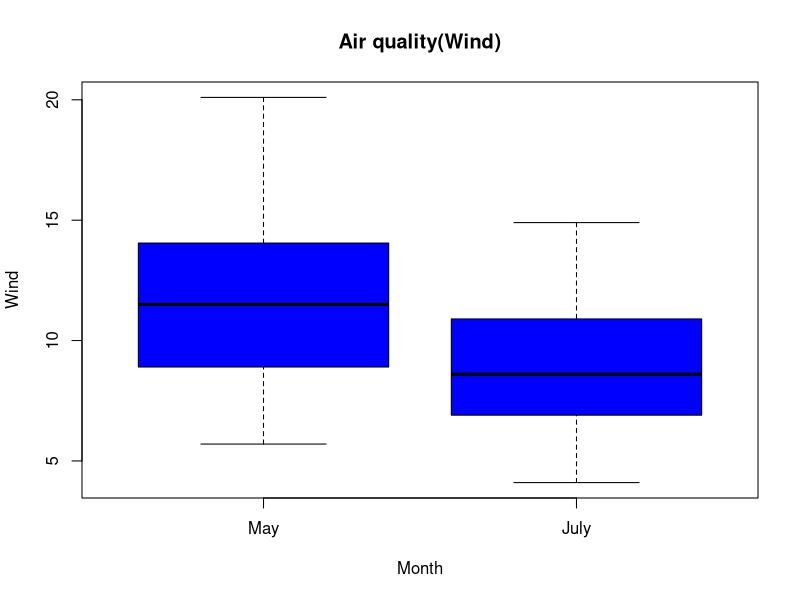
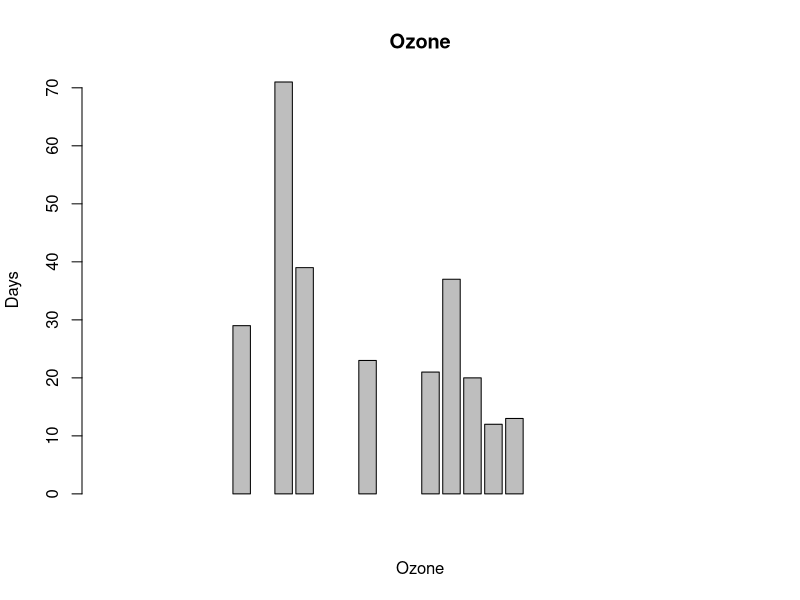
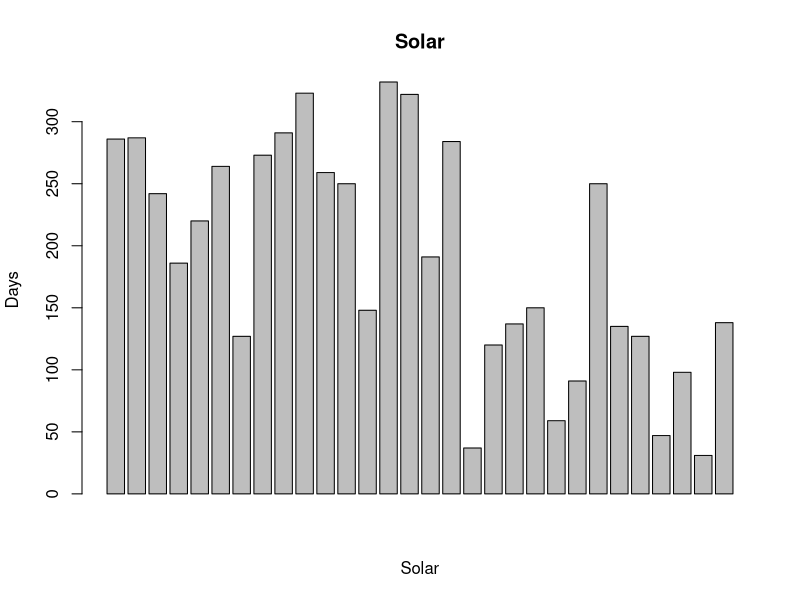
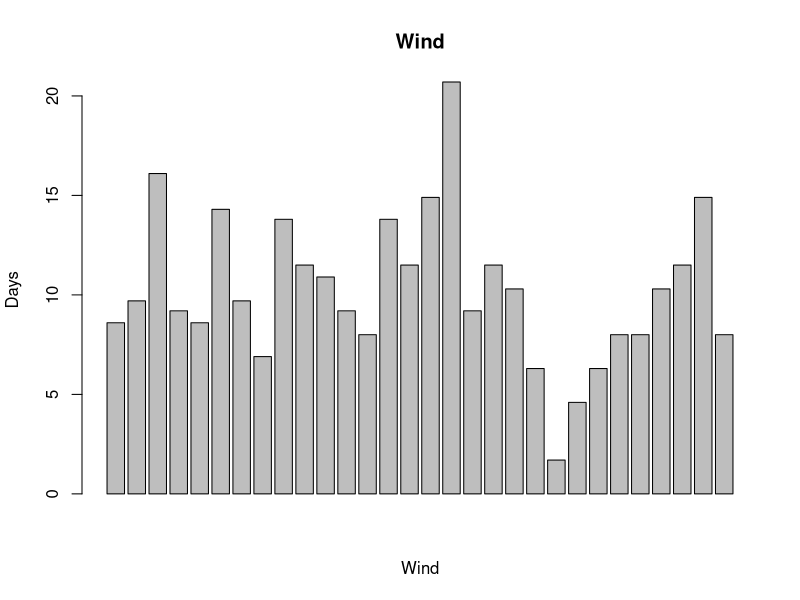

Source code (R) for these figures, in order:
#4a
library(MASS)
library(reshape2)

library(reshape)
library(dplyr)
air=airquality
print("Original data frame:\n")
print(head(air))
molten.data=melt(air)
print(head(molten.data))
#b
molten.data <- melt(air,id = c("Month","Day"))
print("\nAfter melting data frame:\n")
print(head(molten.data))
#c
melt_data <- melt(air, id = c("Ozone"))
melt_data1 <- melt(air, id = c("Solar.R"))
melt_data2 <- melt(air, id = c("Wind"))
melt_data3 <- melt(air, id = c("Temp"))
cast_data = cast(melt_data, Ozone~variable, mean)
cast_data1 = cast(melt_data1, Solar.R~variable, mean)
cast_data2 = cast(melt_data2, Wind~variable, mean)
cast_data3 = cast(melt_data3, Temp~variable, mean)
print(head(cast_data))
print(head(cast_data1))
print(head(cast_data2))
print(head(cast_data3))
#d
mpg2=air[air$Month==5,3]
mpg1=air[air$Month==7,3]
dat=data.frame("May"=mpg2,"July"=mpg1)
boxplot(dat,main="Air quality(Wind)",xlab="Month",ylab="Wind",col="blue")

png(file = "Air quality.png")
#e
mpg3=air[air$Month==6,1]
mpg4=air[air$Month==6,2]
mpg5=air[air$Month==6,3]
barplot(mpg3,xlab="Ozone",ylab="Days",main="Ozone")
barplot(mpg4,xlab="Solar",ylab="Days",main="Solar")
barplot(mpg5,xlab="Wind",ylab="Days",main="Wind")
